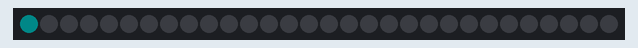
Recording of a sketch running on a simulated Arduino Uno, built with avr-gcc and run on an emulated ATmega328P. On the bench: 30 RGB LEDs in strip order, left to right. Dim RGB values are drawn brighter than linear.

Above: at 0.1 s.
At 3.1 s:
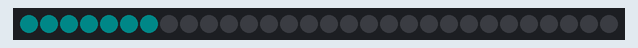
At 6.6 s:
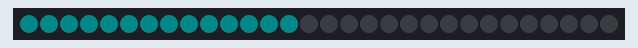
At 14.6 s:
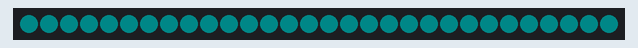
At 26.6 s:
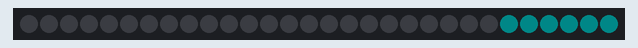
At 39.2 s:
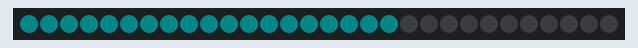

The sketch:

neopixeltest.ino
```cpp
#include <Adafruit_NeoPixel.h>

#define PIN 6
#define LEDNUM 30
Adafruit_NeoPixel strip = Adafruit_NeoPixel(LEDNUM, PIN, NEO_GRB + NEO_KHZ800);
int number = 0;
void setup() {
  strip.begin();
  Serial.begin(115200);
  strip.setBrightness(50);
  strip.show(); // Initialize all pixels to 'off'
}
void loop(){

  for (int i = 0; i < LEDNUM; i++){
    strip.setPixelColor(i, 0, 50, 50);
    strip.show();
    delay(500);
  }
  for (int i = 0; i < LEDNUM; i++){
    strip.setPixelColor(i, 0, 0, 0);
    strip.show();
    delay(500);
  }
}
```
